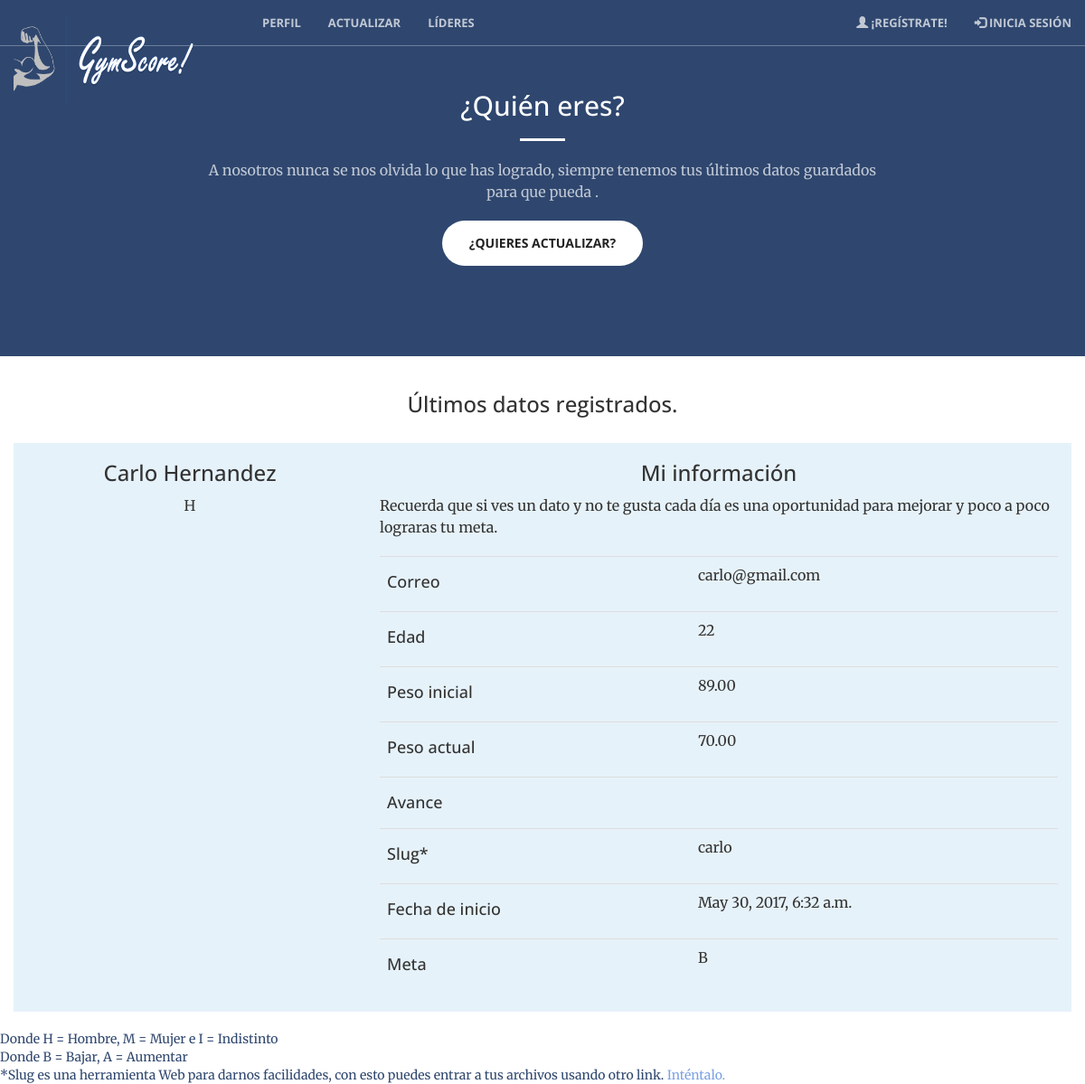
Page /gym/10/ on the committed database.
### gym/models.py (models this page shows, shortened)
class Usuario(models.Model):
    email = models.EmailField(max_length=200, blank=False)
    password = models.CharField(max_length=200, blank=False)
    password2 = models.CharField(max_length=200, blank=False)
    Nombres = models.CharField(max_length=200, blank = False)
    Apeidos = models.CharField(max_length=200, blank=False)
    Edad = models.CharField(max_length=200, blank=False)
    Pesoi = models.DecimalField(max_digits=1000, decimal_places=2, null=True, blank=True)
    Pesoa = models.DecimalField(max_digits=1000, decimal_places=2, null=True, blank=True)
    avance = models.DecimalField(max_digits=1000, decimal_places=2, null=True, blank=True)
    slug = models.SlugField(blank=True)
    fecha = models.DateTimeField(auto_now=True)
    META_CHOICES = (
        ('A', 'Aumentar',),
        ('B', 'Bajar',),
    )
    meta = models.CharField(
        max_length=1,
        choices=META_CHOICES,default='B'
    )
    SEX_CHOICES = (
        ('H', 'Hombre',),
        ('M', 'Mujer',),
        ('I', 'Indistinto',),
    )
    sex = models.CharField(
        max_length=1,
        choices=SEX_CHOICES,default='I'
    )
    @property
    def avance(self):
        return self.Pesoi - self.Pesoa

### gym/views.py (the view)
# urls.py: url(r'^(?P<pk>\d+)/$', DetalleDeUsuario.as_view(), name='detalle'),
class DetalleDeUsuario(MultiSlugMixin,DetailView):
    model = Usuario

### biblioteca/multipleslug.py (called while the page is built)
    def get_object(self, *args, **kwargs):
        print self.kwargs
        slug = self.kwargs.get("slug")
        print slug
        ModelClass = self.model
        if slug is not None:
            try:
                obj = get_object_or_404(ModelClass, slug=slug)
            except:
                obj = ModelClass.objects.filter(slug=slug).order_by("-Nombres").first()
        else:
            obj = super(MultiSlugMixin, self).get_object(*args, **kwargs)
        return obj

### templates/gym/usuario_detail.html (shortened to what this page needs)
{% extends "base1.html" %}
{%block content%}
<section class="bg-primary" id="about">
<div class="container">
    <div class="row">
        <div class="col-lg-8 col-lg-offset-2 text-center">
            <h2 class="section-heading">¿Quién eres?</h2>
            <hr class="light">
            <p class="text-faded">A nosotros nunca se nos olvida lo que has logrado, siempre tenemos tus últimos datos guardados para que pueda .</p>
            <a href="http://localhost:8000/{{usuario.id}}/editar" class="page-scroll btn btn-default btn-xl sr-button">¿Quieres actualizar?</a>
        </div>
    </div>
</div>
</section>
<br>
  <div class="about-me" id="about">
	<h3 class="text-center slideanim">Últimos datos registrados.</h3>
<br>
  <div class="container" style="background-color: rgba(30, 138, 197, 0.11);">
		<div class="row">
			<div class="col-md-4 col-xs-12">
				<div class="mydetails slideanim text-center">
					<h3>{{usuario.Nombres}} {{usuario.Apeidos}}</h3>
					<p>{{usuario.sex}}</p>
				</div>
			</div>
			<div class="col-md-8 col-xs-12">
				<div class="myskills slideanim">
					<h3 class="text-center">Mi información</h3>
					<p class="skill-text">Recuerda que si ves un dato y no te gusta cada día es una oportunidad para mejorar y poco a poco lograras tu meta.</p>
					<div class="skill-info">
						<div class="table-responsive">
							<table class="table">
								<tbody>
									<tr>
										<td><h4>Correo</h4></td>
										<td></td>
										<td><p>{{usuario.email}}</p></td>
									</tr>
									<tr>
										<td><h4>Edad</h4></td>
										<td></td>
										<td><p>{{usuario.Edad}}</p></td>
									</tr>
									<tr>
										<td><h4>Peso inicial</h4></td>
										<td></td>
										<td><p>{{usuario.Pesoi}}</p></td>
									</tr>
									<tr>
										<td><h4>Peso actual</h4></td>
										<td></td>
										<td><p>{{usuario.Pesoa}}</p></td>
									</tr>
									<tr>
										<td><h4>Avance</h4></td>
										<td></td>
										<td><p>{{usuario.Avance}}</p></td>
									</tr>
                  <tr>
										<td><h4>Slug*</h4></td>
										<td></td>
										<td><p>{{usuario.slug}}</p></td>
									</tr>
                  <tr>
										<td><h4>Fecha de inicio</h4></td>
										<td></td>
										<td><p>{{usuario.fecha}}</p></td>
									</tr>
                  <tr>
										<td><h4>Meta</h4></td>
										<td></td>
										<td><p>{{usuario.meta}}</p></td>
									</tr>
								</tbody>
							</table>
						</div>
					</div>
				</div>
			</div>
		</div>
	</div>
</div>
<br>
<footer><a>Donde H = Hombre, M = Mujer e I = Indistinto</a></footer>
<footer><a>Donde B = Bajar, A = Aumentar</a></footer>
<footer><a>*Slug es una herramienta Web para darnos facilidades, con esto puedes entrar a tus archivos usando otro link. <a href="http://127.0.0.1:8000/gym/{{usuario.slug}}" align="center" style="color:#7ca1e4">Inténtalo.</a> </a></footer>
{%endblock%}

### rows in the picture
Usuario: Nombres "Carlo", Apeidos "Hernandez", sex "H", email "carlo@gmail.com", Edad "22", Pesoi "89.00", Pesoa "70.00", slug "carlo", fecha "May 30, 2017, 6:32 a.m.", meta "B"
